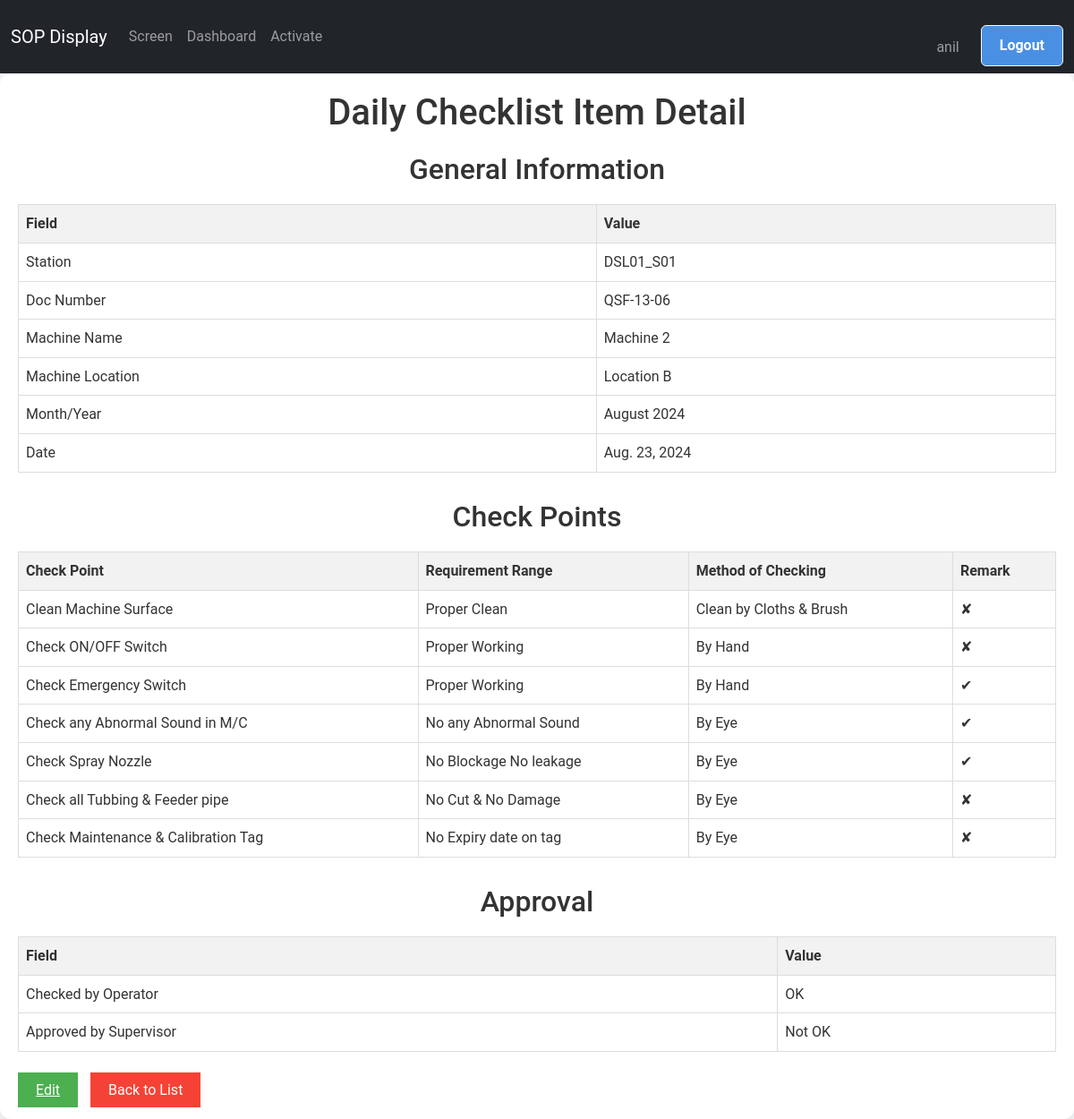
/screen/maintenance/detail/14/ (signed in), run on the app's committed database.
### screen_app/models.py (models this page shows, shortened)
class DailyChecklistItem(models.Model):
    TICK_CHOICES = [
        ('✔', 'OK'),
        ('✘', 'Not OK'),
        ('', 'Not Checked')
    ]
    station = models.CharField(max_length=100, choices=STATION_CHOICES, default='DSL01_S01',blank=True)
    doc_number = models.CharField(max_length=20, default="QSF-13-06",blank=True)
    rev_number = models.CharField(max_length=10, default="02")
    rev_date = models.DateField(default=timezone.now)
    machine_name = models.CharField(max_length=100, choices=MACHINE_NAME_CHOICES)
    control_number = models.CharField(max_length=100,choices=CONTROL_NUMBER_CHOICES)
    machine_location = models.CharField(max_length=100,choices=MACHINE_LOCATION_CHOICES)
    month_year = models.DateField(default=timezone.now,blank=True)
    date=models.DateField(default=django.utils.timezone.now,blank=True)
    CHECK_POINT_CHOICES = (
        ('Clean Machine Surface', 'Clean Machine Surface'),
        ('Check ON/OFF Switch', 'Check ON/OFF Switch'),
        ('Check Emergency Switch', 'Check Emergency Switch'),
        ('Check any Abnormal Sound in M/C', 'Check any Abnormal Sound in M/C'),
        ('Check Spray Nozzle', 'Check Spray Nozzle'),
        ('Check all Tubbing & Feeder pipe', 'Check all Tubbing & Feeder pipe'),
        ('Check Maintenance & Calibration Tag', 'Check Maintenance & Calibration Tag'),
    )
    check_point_1 = models.CharField(max_length=200, choices=CHECK_POINT_CHOICES, default='Clean Machine Surface',blank=True)
    check_point_2 = models.CharField(max_length=200, choices=CHECK_POINT_CHOICES, default='Check ON/OFF Switch',blank=True)
    check_point_3 = models.CharField(max_length=200, choices=CHECK_POINT_CHOICES, default='Check Emergency Switch',blank=True)
    check_point_4 = models.CharField(max_length=200, choices=CHECK_POINT_CHOICES, default='Check any Abnormal Sound in M/C',blank=True)
    check_point_5 = models.CharField(max_length=200, choices=CHECK_POINT_CHOICES, default='Check Spray Nozzle',blank=True)
    check_point_6 = models.CharField(max_length=200, choices=CHECK_POINT_CHOICES, default='Check all Tubbing & Feeder pipe',blank=True)
    check_point_7 = models.CharField(max_length=200, choices=CHECK_POINT_CHOICES, default='Check Maintenance & Calibration Tag',blank=True)
    REQUIREMENT_RANGE_CHOICES = (
        ('Proper Clean', 'Proper Clean'),
        ('Proper Working', 'Proper Working'),
        ('Proper Working', 'Proper Working'),
        ('No any Abnormal Sound', 'No any Abnormal Sound'),
        ('No Blockage No leakage', 'No Blockage No leakage'),
        ('No Cut & No Damage', 'No Cut & No Damage'),
        ('No Expiry date on tag', 'No Expiry date on tag'),
    )
    requirement_range_1 = models.CharField(max_length=200, choices=REQUIREMENT_RANGE_CHOICES, default='Proper Clean',blank=True)
    requirement_range_2 = models.CharField(max_length=200, choices=REQUIREMENT_RANGE_CHOICES, default='Proper Working',blank=True)
    requirement_range_3 = models.CharField(max_length=200, choices=REQUIREMENT_RANGE_CHOICES, default='Proper Working',blank=True)
    requirement_range_4 = models.CharField(max_length=200, choices=REQUIREMENT_RANGE_CHOICES, default='No any Abnormal Sound',blank=True)
    requirement_range_5 = models.CharField(max_length=200, choices=REQUIREMENT_RANGE_CHOICES, default='No Blockage No leakage',blank=True)
    requirement_range_6 = models.CharField(max_length=200, choices=REQUIREMENT_RANGE_CHOICES, default='No Cut & No Damage',blank=True)
    requirement_range_7 = models.CharField(max_length=200, choices=REQUIREMENT_RANGE_CHOICES, default='No Expiry date on tag',blank=True)
    METHOD_OF_CHECKING_CHOICES = (
        ('Clean by Cloths & Brush', 'Clean by Cloths & Brush'),
        ('By Hand', 'By Hand'),
        ('By Eye', 'By Eye'),
        )
    method_of_checking_1 = models.CharField(max_length=200,choices=METHOD_OF_CHECKING_CHOICES ,default='Clean by Cloths & Brush',blank=True)
    method_of_checking_2 = models.CharField(max_length=200,choices=METHOD_OF_CHECKING_CHOICES ,default='By Hand',blank=True)
    method_of_checking_3 = models.CharField(max_length=200,choices=METHOD_OF_CHECKING_CHOICES ,default='By Hand',blank=True)
    method_of_checking_4 = models.CharField(max_length=200,choices=METHOD_OF_CHECKING_CHOICES ,default='By Eye',blank=True)
    method_of_checking_5 = models.CharField(max_length=200,choices=METHOD_OF_CHECKING_CHOICES ,default='By Eye',blank=True)
    method_of_checking_6 = models.CharField(max_length=200,choices=METHOD_OF_CHECKING_CHOICES ,default='By Eye',blank=True)
    method_of_checking_7 = models.CharField(max_length=200,choices=METHOD_OF_CHECKING_CHOICES ,default='By Eye',blank=True)
    Remark_1=models.CharField(max_length=100,choices=TICK_CHOICES)
    Remark_2=models.CharField(max_length=100,choices=TICK_CHOICES)
    Remark_3=models.CharField(max_length=100,choices=TICK_CHOICES)
    Remark_4=models.CharField(max_length=100,choices=TICK_CHOICES)
    Remark_5=models.CharField(max_length=100,choices=TICK_CHOICES)
    Remark_6=models.CharField(max_length=100,choices=TICK_CHOICES)
    Remark_7=models.CharField(max_length=100,choices=TICK_CHOICES)
    checked_by_Operator = models.CharField(max_length=100,choices=TICK_CHOICES,default='✔',blank=True)
    approved_by_Supervisor = models.CharField(max_length=100,choices=TICK_CHOICES,default='✘',blank=True)
    class Meta:
        verbose_name = "Maintenance Checklist For Daily "
        verbose_name_plural = "Maintenance Checklists For Daily"

### screen_app/views.py (the view)
# urls.py: path('maintenance/detail/<int:pk>/', DailyChecklistItemDetailView.as_view(), name='daily_detail'),
@method_decorator(staff_member_required, name='dispatch')
class DailyChecklistItemDetailView(View):
    def get(self, request, pk):
        record = get_object_or_404(DailyChecklistItem, pk=pk)
        return render(request, 'Maintenance/Daily/daily_detail.html', {'record': record})

### screen_app/templates/Maintenance/Daily/daily_detail.html (shortened to what this page needs)
{% extends "base.html" %}  {% block content %}
<div class="container">
  <h1>Daily Checklist Item Detail</h1>
  <div class="section">
    <h2>General Information</h2>
    <table class="excel-table">
      <tr>
        <th>Field</th>
        <th>Value</th>
      </tr>
      <tr>
        <td>Station</td>
        <td>{{ record.station }}</td>
      </tr>
      <tr>
        <td>Doc Number</td>
        <td>{{ record.doc_number }}</td>
      </tr>
      <tr>
        <td>Machine Name</td>
        <td>{{ record.get_machine_name_display }}</td>
      </tr>
      <tr>
        <td>Machine Location</td>
        <td>{{ record.get_machine_location_display }}</td>
      </tr>
      <tr>
        <td>Month/Year</td>
        <td>{{ record.month_year|date:"F Y" }}</td>
      </tr>
      <tr>
        <td>Date</td>
        <td>{{record.date}}</td>
      </tr>
    </table>
  </div>
  <div class="section">
    <h2>Check Points</h2>
    <table class="excel-table">
      <tr>
        <th>Check Point</th>
        <th>Requirement Range</th>
        <th>Method of Checking</th>
        <th>Remark</th>
      </tr>
      <tr>
        <td>{{record.check_point_1}}</td>
        <td>{{ record.requirement_range_1 }}</td>
        <td>{{ record.method_of_checking_1 }}</td>
        <td>{{ record.Remark_1 }}</td>
      </tr>
      <tr>
        <td>{{record.check_point_2}}</td>
        <td>{{ record.requirement_range_2 }}</td>
        <td>{{ record.method_of_checking_2 }}</td>
        <td>{{ record.Remark_2 }}</td>
      </tr>
      <tr>
        <td>{{record.check_point_3}}</td>
        <td>{{ record.requirement_range_3 }}</td>
        <td>{{ record.method_of_checking_3 }}</td>
        <td>{{ record.Remark_3 }}</td>
      </tr>
      <tr>
        <td>{{record.check_point_4}}</td>
        <td>{{ record.requirement_range_4 }}</td>
        <td>{{ record.method_of_checking_4 }}</td>
        <td>{{ record.Remark_4 }}</td>
      </tr>
      <tr>
        <td>{{record.check_point_5}}</td>
        <td>{{ record.requirement_range_5 }}</td>
        <td>{{ record.method_of_checking_5 }}</td>
        <td>{{ record.Remark_5 }}</td>
      </tr>
      <tr>
        <td>{{record.check_point_6}}</td>
        <td>{{ record.requirement_range_6 }}</td>
        <td>{{ record.method_of_checking_6 }}</td>
        <td>{{ record.Remark_6 }}</td>
      </tr>
      <tr>
        <td>{{record.check_point_7}}</td>
        <td>{{ record.requirement_range_7 }}</td>
        <td>{{ record.method_of_checking_7 }}</td>
        <td>{{ record.Remark_7 }}</td>
      </tr>
    </table>
  </div>
  <div class="section">
    <h2>Approval</h2>
    <table class="excel-table">
      <tr>
        <th>Field</th>
        <th>Value</th>
      </tr>
      <tr>
        <td>Checked by Operator</td>
        <td>{{ record.get_checked_by_Operator_display }}</td>
      </tr>
      <tr>
        <td>Approved by Supervisor</td>
        <td>{{ record.get_approved_by_Supervisor_display }}</td>
      </tr>
    </table>
  </div>
  <div class="action-buttons">
    <a href="{% url 'update_daily' record.pk %}" class="btn-submit">Edit</a>
    <a href="{% url 'list_daily' %}" class="btn-back">Back to List</a>
  </div>
</div>
{% endblock content %}

### templates/base.html (shortened to what this page needs)
{% load static %}
<!DOCTYPE html>
<html lang="en">
  <head>
    <link rel="stylesheet" href="{% static 'css/bootstrap.css' %}" />
  </head>
  <body>
    <nav class="navbar navbar-expand-lg navbar-dark bg-dark" id="mainNavbar">
      <div class="container-fluid">
        <a class="navbar-brand" href="/">SOP Display</a>
        <div class="collapse navbar-collapse" id="navbarContent">
          <ul class="navbar-nav me-auto mb-2 mb-lg-0">
            <li class="nav-item">
              <a
                class="nav-link {% if request.resolver_match.url_name == 'display_screen_content' %}active{% endif %}"
                href="{% url 'display_screen_content' %}"
                >Screen</a
              >
            </li>
            {% if user.is_authenticated %}
            <li class="nav-item">
              <a
                class="nav-link {% if request.resolver_match.url_name == 'dashboard' %}active{% endif %}"
                href="{% url 'dashboard' %}"
                >Dashboard</a
              >
            </li>
            {% if user.is_staff %}
            <li class="nav-item">
              <a
                class="nav-link {% if request.resolver_match.url_name == 'activate_product' %}active{% endif %}"
                href="{% url 'activate_product' %}"
                >Activate</a
              >
            </li>
            {% endif %} {% endif %}
          </ul>
          <ul class="navbar-nav ">
            {% if user.is_authenticated %}
            <li class="nav-item mt-4">
              <span class=" nav-link  me-3">{{ user.username }}</span>
            </li>
            <li class="nav-item">
              <form method="post" action="{% url 'logout' %}">
                <button class="btn btn-outline-light" type="submit">
                  Logout
                </button>
              </form>
            </li>
            {% endif %}
          </ul>
        </div>
      </div>
    </nav>
    {% block content %} {% endblock content %}
  </body>
</html>

### templates/base.html (style rules this page uses)
html, body { height: 100%; margin: 0; padding: 0; overflow-x: hidden; }
body { padding-top: 0px; }
.navbar { transition: transform 0.3s ease; }
body { scrollbar-width: none; -ms-overflow-style: none; }
:root { --primary-color: #4a90e2; --secondary-color: #f5f7fa; --text-color: #333; --border-color: #e0e0e0; }
body { font-family: "Roboto", Arial, sans-serif; background-color: var(--secondary-color); color: var(--text-color); line-height: 1.6; margin: 0; padding: 0; }
.container { max-width: 1200px; margin: 40px auto; padding: 30px; background-color: #ffffff; border-radius: 12px; box-shadow: 0 5px 15px rgba(0, 0, 0, 0.1); }
h1 { color: var(--primary-color); font-size: 2.5em; text-align: center; margin-bottom: 30px; }
.btn { display: inline-block; background-color: var(--primary-color); color: white; padding: 10px 20px; text-decoration: none; border-radius: 6px; font-weight: bold; transition: background-color 0.3s ease; }
form { margin-top: 20px; }
form button { background-color: var(--primary-color); color: white; border: none; padding: 12px 24px; font-size: 18px; border-radius: 6px; cursor: pointer; transition: background-color 0.3s ease; }

### screen_app/templates/Maintenance/Daily/daily_detail.html (style rules this page uses)
.container { max-width: 1200px; margin: 0 auto; padding: 20px; }
h1, h2 { color: #333; text-align: center; margin-bottom: 20px; }
.excel-table { width: 100%; border-collapse: collapse; margin-bottom: 20px; }
.excel-table th, .excel-table td { border: 1px solid #ddd; padding: 8px; text-align: left; }
.excel-table th { background-color: #f2f2f2; font-weight: bold; }
.section { margin-bottom: 30px; }
.btn-submit { background-color: #4caf50; color: white; padding: 10px 20px; border: none; cursor: pointer; }
.btn-back { background-color: #f44336; color: white; padding: 10px 20px; text-decoration: none; margin-left: 10px; }

### data on the page
DailyChecklistItem: station "DSL01_S01", doc_number "QSF-13-06", machine_name "Machine 2", machine_location "Location B", month_year "August 2024", date "Aug. 23, 2024", check_point_1 "Clean Machine Surface", requirement_range_1 "Proper Clean", method_of_checking_1 "Clean by Cloths & Brush", Remark_1 "✘", check_point_2 "Check ON/OFF Switch", requirement_range_2 "Proper Working", method_of_checking_2 "By Hand", Remark_2 "✘", check_point_3 "Check Emergency Switch", requirement_range_3 "Proper Working", method_of_checking_3 "By Hand", Remark_3 "✔", check_point_4 "Check any Abnormal Sound in M/C", requirement_range_4 "No any Abnormal Sound", method_of_checking_4 "By Eye", Remark_4 "✔", check_point_5 "Check Spray Nozzle", requirement_range_5 "No Blockage No leakage", method_of_checking_5 "By Eye", Remark_5 "✔", check_point_6 "Check all Tubbing & Feeder pipe", requirement_range_6 "No Cut & No Damage", method_of_checking_6 "By Eye", Remark_6 "✘", check_point_7 "Check Maintenance & Calibration Tag", requirement_range_7 "No Expiry date on tag", method_of_checking_7 "By Eye", Remark_7 "✘", checked_by_Operator "OK", approved_by_Supervisor "Not OK"

### other printed values
{{ user.username }} "anil"
